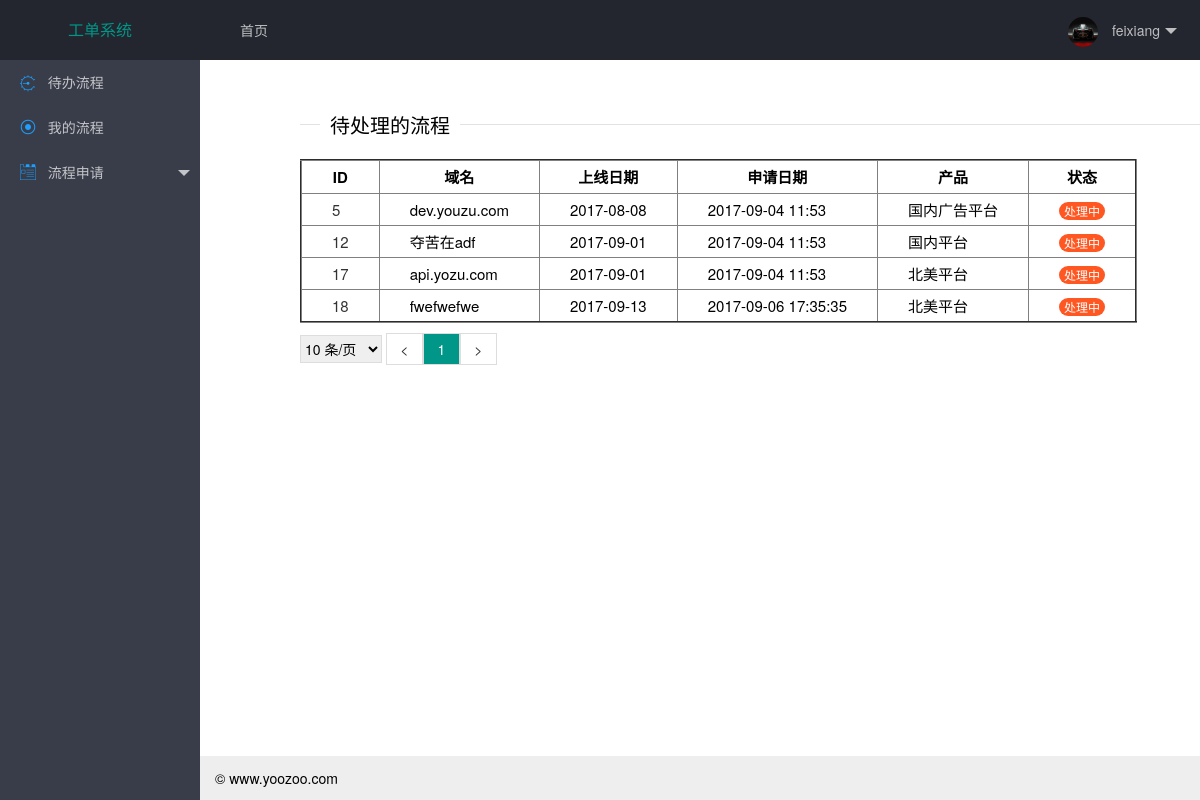
Page /backlog.html (signed in) on the earlier database version.
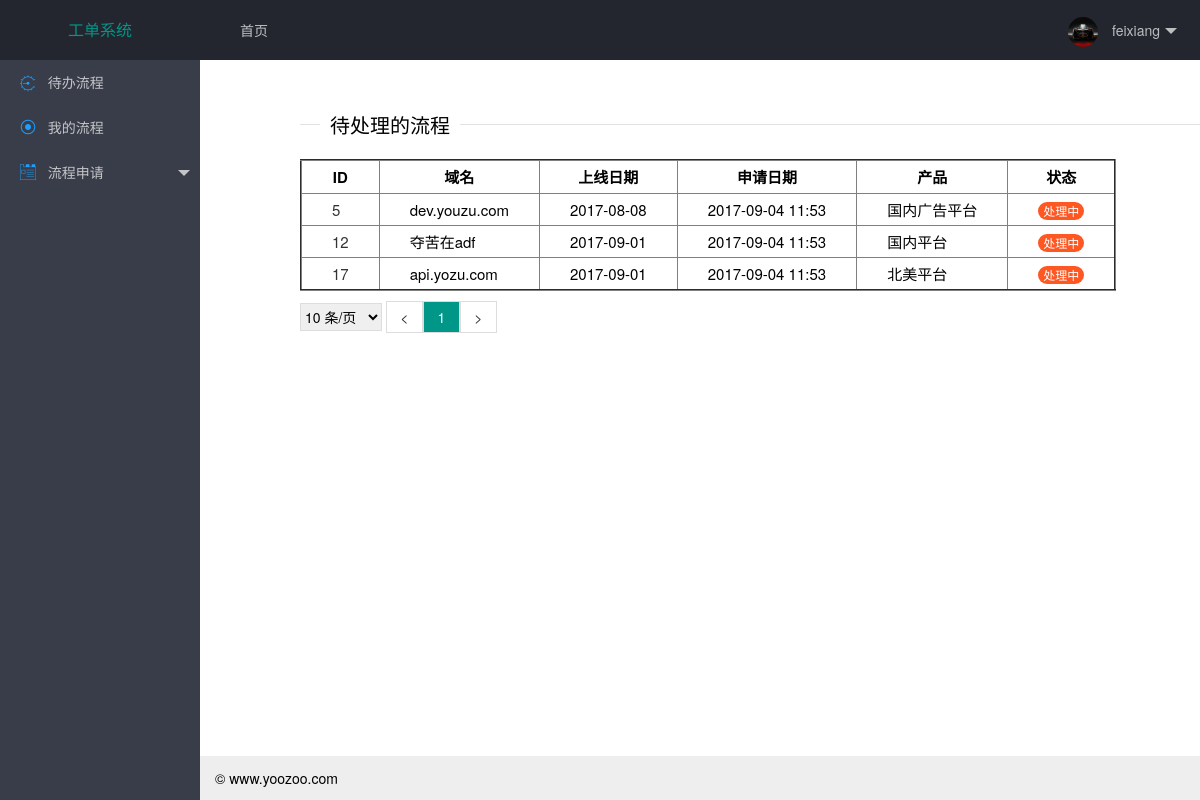
Same page on the later database version.
### work/models.py (models this page shows)
class Domain_info(models.Model):
    project_name = models.CharField(max_length=64, null=True)
    domain = models.CharField(max_length=64, db_index=True)
    online_date = models.CharField(max_length=64, db_index=True)
    https = models.CharField(max_length=32, null=True)  # 0是http, 1是https
    state = models.CharField(max_length=128)
    author = models.CharField(max_length=32)
    status = models.CharField(max_length=4)     # 0 是进行中，1是已完成
    apply_date = models.CharField(max_length=64)
    product = models.ForeignKey("Product", to_field="id")
    ops = models.ForeignKey('User_Info', to_field="id")
    class Meta:
        db_table = 'domain_info'

class Product(models.Model):
    name = models.CharField(max_length=64, db_index=True)
    class Meta:
        db_table = 'product_names'

### work/view/account.py (the view)
    def inner(request, *args, **kwargs):
        v = request.session.get('is_login',None)
        if not v:
            return redirect('/login/')
        return func(request, *args, **kwargs)

### utils/pagination.py (called while the page is built)
    @property
    def start(self):
        return (self.current_page - 1) * self.per_page_count

    @property
    def end(self):
        return self.current_page * self.per_page_count

    @property
    def total_count(self):
        v, y = divmod(self.data_count, self.per_page_count)
        if y:
            v += 1
        return v

### work/view/account.py (called while the page is built)
def auth(func):
    def inner(request, *args, **kwargs):
        v = request.session.get('is_login',None)
        if not v:
            return redirect('/login/')
        return func(request, *args, **kwargs)
    return inner

### templates/backlog.html (shortened to what this page needs)
{% extends 'base.html' %}
{% block title %}待处理的流程{% endblock %}
{% block content %}
    <div>
        <table border="2">
            <thead>
            <tr>
                <th class="backlog-border">ID</th>
                <th class="backlog-border">域名</th>
                <th class="backlog-border">上线日期</th>
                <th class="backlog-border">申请日期</th>
                <th class="backlog-border">产品</th>
                <th class="backlog-border">状态</th>
            </tr>
            </thead>
            <tbody>
            {% for item in data %}
            <tr>
                <td class="backlog-border"><a href="/backlog-detail-{{ item.id }}.html" target="view_window">{{ item.id }}</a></td>
                <td class="backlog-border">{{ item.domain }}</td>
                <td class="backlog-border">{{ item.online_date }}</td>
                <td class="backlog-border">{{ item.apply_date }}</td>
                <td class="backlog-border">{{ item.product.name }}</td>
                {% if item.status in '0' %}
                <td class="backlog-border"><span class="layui-badge">处理中</span></td>
                {% else %}
                <td class="backlog-border"><span class="layui-badge layui-bg-green">已完成</span></td>
                {% endif %}
            </tr>
            {% endfor %}
            </tbody>
        </table>
        <div style="padding: 10px 0;">
            <div style="display: inline-block">
                <select id="ps" style="height: 28px; border: 1px solid #dddddd" onchange="changePageSize()">
                    <option value="10">10 条/页</option>
                </select>
            </div>
            <div class="pagination" style="display:inline-block;">
                {{ page_str }}
            </div>
        </div>
    </div>
{% endblock %}

Differences in the rows shown:
no longer on this page (row edited): Domain_info: id "18", domain "fwefwefwe", online_date "2017-09-13", apply_date "2017-09-06 17:35:35", product.name "北美平台", status "处理中"
